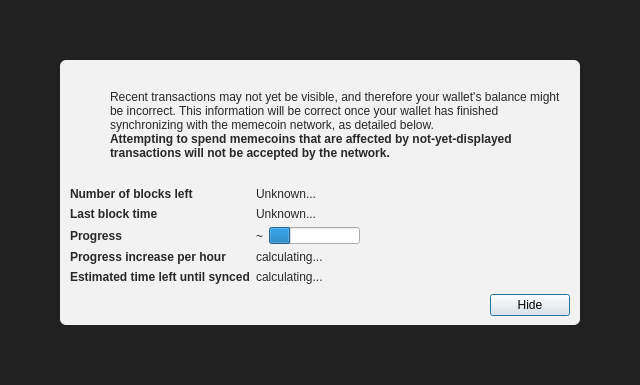
<?xml version="1.0" encoding="UTF-8"?>
<ui version="4.0">
 <class>ModalOverlay</class>
 <widget class="ModalOverlay" name="ModalOverlay">
  <property name="geometry">
   <rect>
    <x>0</x>
    <y>0</y>
    <width>640</width>
    <height>385</height>
   </rect>
  </property>
  <property name="windowTitle">
   <string>Form</string>
  </property>
  <layout class="QVBoxLayout" name="verticalLayout" stretch="0">
   <property name="sizeConstraint">
    <enum>QLayout::SetDefaultConstraint</enum>
   </property>
   <property name="leftMargin">
    <number>0</number>
   </property>
   <property name="topMargin">
    <number>0</number>
   </property>
   <property name="rightMargin">
    <number>0</number>
   </property>
   <property name="bottomMargin">
    <number>0</number>
   </property>
   <item>
    <widget class="QWidget" name="bgWidget" native="true">
     <property name="styleSheet">
      <string notr="true">#bgWidget { background: rgba(0,0,0,220); }</string>
     </property>
     <layout class="QVBoxLayout" name="verticalLayoutMain" stretch="1">
      <property name="leftMargin">
       <number>60</number>
      </property>
      <property name="topMargin">
       <number>60</number>
      </property>
      <property name="rightMargin">
       <number>60</number>
      </property>
      <property name="bottomMargin">
       <number>60</number>
      </property>
      <item>
       <widget class="QWidget" name="contentWidget" native="true">
        <property name="styleSheet">
         <string notr="true">#contentWidget { background: rgba(255,255,255,240); border-radius: 6px; }

QLabel { color: rgb(40,40,40);  }</string>
        </property>
        <layout class="QVBoxLayout" name="verticalLayoutSub" stretch="1,0,0,0">
         <property name="spacing">
          <number>0</number>
         </property>
         <property name="leftMargin">
          <number>10</number>
         </property>
         <property name="topMargin">
          <number>10</number>
         </property>
         <property name="rightMargin">
          <number>10</number>
         </property>
         <property name="bottomMargin">
          <number>10</number>
         </property>
         <item>
          <layout class="QHBoxLayout" name="horizontalLayoutIconText" stretch="0,1">
           <property name="topMargin">
            <number>20</number>
           </property>
           <item>
            <layout class="QVBoxLayout" name="verticalLayoutIcon">
             <property name="leftMargin">
              <number>0</number>
             </property>
             <item>
              <widget class="QPushButton" name="warningIcon">
               <property name="enabled">
                <bool>false</bool>
               </property>
               <property name="text">
                <string/>
               </property>
               <property name="icon">
                <iconset>
                 <normaloff>:/icons/warning</normaloff>
                 <disabledoff>:/icons/warning</disabledoff>:/icons/warning</iconset>
               </property>
               <property name="iconSize">
                <size>
                 <width>48</width>
                 <height>48</height>
                </size>
               </property>
               <property name="flat">
                <bool>true</bool>
               </property>
              </widget>
             </item>
             <item>
              <spacer name="verticalSpacerWarningIcon">
               <property name="orientation">
                <enum>Qt::Vertical</enum>
               </property>
               <property name="sizeHint" stdset="0">
                <size>
                 <width>20</width>
                 <height>40</height>
                </size>
               </property>
              </spacer>
             </item>
            </layout>
           </item>
           <item>
            <layout class="QVBoxLayout" name="verticalLayoutInfoText">
             <property name="leftMargin">
              <number>0</number>
             </property>
             <property name="topMargin">
              <number>0</number>
             </property>
             <item>
              <widget class="QLabel" name="infoText">
               <property name="text">
                <string>Recent transactions may not yet be visible, and therefore your wallet's balance might be incorrect. This information will be correct once your wallet has finished synchronizing with the memecoin network, as detailed below.</string>
               </property>
               <property name="textFormat">
                <enum>Qt::RichText</enum>
               </property>
               <property name="wordWrap">
                <bool>true</bool>
               </property>
              </widget>
             </item>
             <item>
              <widget class="QLabel" name="infoTextStrong">
               <property name="font">
                <font>
                 <weight>75</weight>
                 <bold>true</bold>
                </font>
               </property>
               <property name="text">
                <string>Attempting to spend memecoins that are affected by not-yet-displayed transactions will not be accepted by the network.</string>
               </property>
               <property name="textFormat">
                <enum>Qt::RichText</enum>
               </property>
               <property name="wordWrap">
                <bool>true</bool>
               </property>
              </widget>
             </item>
             <item>
              <spacer name="verticalSpacerInTextSpace">
               <property name="orientation">
                <enum>Qt::Vertical</enum>
               </property>
               <property name="sizeHint" stdset="0">
                <size>
                 <width>20</width>
                 <height>40</height>
                </size>
               </property>
              </spacer>
             </item>
            </layout>
           </item>
          </layout>
         </item>
         <item>
          <spacer name="verticalSpacerAfterText">
           <property name="orientation">
            <enum>Qt::Vertical</enum>
           </property>
           <property name="sizeHint" stdset="0">
            <size>
             <width>20</width>
             <height>40</height>
            </size>
           </property>
          </spacer>
         </item>
         <item>
          <layout class="QFormLayout" name="formLayout">
           <property name="fieldGrowthPolicy">
            <enum>QFormLayout::FieldsStayAtSizeHint</enum>
           </property>
           <property name="horizontalSpacing">
            <number>6</number>
           </property>
           <property name="verticalSpacing">
            <number>6</number>
           </property>
           <property name="topMargin">
            <number>10</number>
           </property>
           <item row="0" column="0">
            <widget class="QLabel" name="labelNumberOfBlocksLeft">
             <property name="font">
              <font>
               <weight>75</weight>
               <bold>true</bold>
              </font>
             </property>
             <property name="text">
              <string>Number of blocks left</string>
             </property>
            </widget>
           </item>
           <item row="0" column="1">
            <widget class="QLabel" name="numberOfBlocksLeft">
             <property name="text">
              <string>Unknown...</string>
             </property>
            </widget>
           </item>
           <item row="1" column="0">
            <widget class="QLabel" name="labelLastBlockTime">
             <property name="font">
              <font>
               <weight>75</weight>
               <bold>true</bold>
              </font>
             </property>
             <property name="text">
              <string>Last block time</string>
             </property>
            </widget>
           </item>
           <item row="1" column="1">
            <widget class="QLabel" name="newestBlockDate">
             <property name="sizePolicy">
              <sizepolicy hsizetype="Maximum" vsizetype="Preferred">
               <horstretch>0</horstretch>
               <verstretch>0</verstretch>
              </sizepolicy>
             </property>
             <property name="text">
              <string>Unknown...</string>
             </property>
            </widget>
           </item>
           <item row="2" column="0">
            <widget class="QLabel" name="labelSyncDone">
             <property name="font">
              <font>
               <weight>75</weight>
               <bold>true</bold>
              </font>
             </property>
             <property name="text">
              <string>Progress</string>
             </property>
            </widget>
           </item>
           <item row="2" column="1">
            <layout class="QHBoxLayout" name="horizontalLayoutSync" stretch="0,1">
             <item>
              <widget class="QLabel" name="percentageProgress">
               <property name="text">
                <string notr="true">~</string>
               </property>
              </widget>
             </item>
             <item>
              <widget class="QProgressBar" name="progressBar">
               <property name="value">
                <number>24</number>
               </property>
               <property name="format">
                <string/>
               </property>
              </widget>
             </item>
            </layout>
           </item>
           <item row="4" column="0">
            <widget class="QLabel" name="labelProgressIncrease">
             <property name="font">
              <font>
               <weight>75</weight>
               <bold>true</bold>
              </font>
             </property>
             <property name="text">
              <string>Progress increase per hour</string>
             </property>
            </widget>
           </item>
           <item row="4" column="1">
            <widget class="QLabel" name="progressIncreasePerH">
             <property name="text">
              <string>calculating...</string>
             </property>
            </widget>
           </item>
           <item row="5" column="0">
            <widget class="QLabel" name="labelEstimatedTimeLeft">
             <property name="font">
              <font>
               <weight>75</weight>
               <bold>true</bold>
              </font>
             </property>
             <property name="text">
              <string>Estimated time left until synced</string>
             </property>
            </widget>
           </item>
           <item row="5" column="1">
            <widget class="QLabel" name="expectedTimeLeft">
             <property name="text">
              <string>calculating...</string>
             </property>
            </widget>
           </item>
          </layout>
         </item>
         <item>
          <layout class="QHBoxLayout" name="horizontalLayoutButtons">
           <property name="leftMargin">
            <number>10</number>
           </property>
           <property name="topMargin">
            <number>10</number>
           </property>
           <item>
            <spacer name="horizontalSpacer">
             <property name="orientation">
              <enum>Qt::Horizontal</enum>
             </property>
             <property name="sizeHint" stdset="0">
              <size>
               <width>40</width>
               <height>20</height>
              </size>
             </property>
            </spacer>
           </item>
           <item>
            <widget class="QPushButton" name="closeButton">
             <property name="text">
              <string>Hide</string>
             </property>
             <property name="focusPolicy">
              <enum>Qt::StrongFocus</enum>
             </property>
             <property name="default">
              <bool>true</bool>
             </property>
            </widget>
           </item>
          </layout>
         </item>
        </layout>
       </widget>
      </item>
     </layout>
    </widget>
   </item>
  </layout>
 </widget>
 <customwidgets>
  <customwidget>
   <class>ModalOverlay</class>
   <extends>QWidget</extends>
   <header>qt/modaloverlay.h</header>
   <container>1</container>
  </customwidget>
 </customwidgets>
 <resources/>
 <connections/>
</ui>
